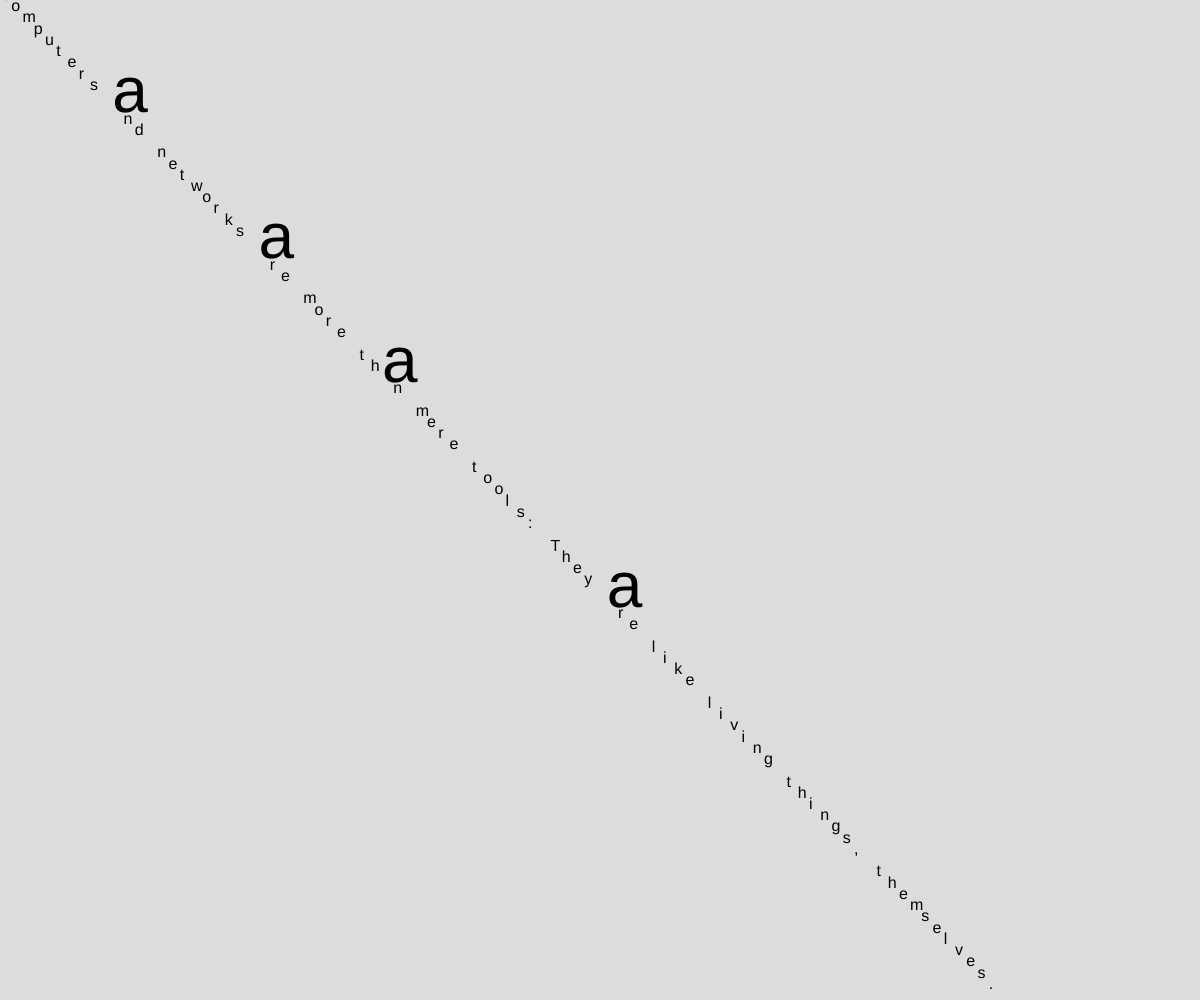
Frame 1 (no input)
Frame 60 (no input): identical to frame 1, image omitted
Frame 120 (the mouse pressed at the canvas centre since frame 60): identical to frame 1, image omitted

The p5.js sketch that drew this single still picture (run headless with seeded random() and noise() and a simulated clock; from frame 60 on, the mouse is pressed at the canvas centre):

// p5.js sketch
// ── sketch.js
// TODO: strings and text
//       iterate letters
//       iterate words

let mString =
  "Computers and networks are more than mere tools: They are like living things, themselves.";

function setup() {
  createCanvas(windowWidth, windowHeight);
  background(220);
  textSize(16);

  print(mString, mString.length, mString.toLowerCase());

  for (let idx = 0; idx < mString.length; idx++) {
    let mChar = mString[idx];
    //let x = random(width);
    //let y = random(height);
    let pos = map(idx,0,mString.length,0,height);
    if(mChar == "a"){
      textSize(64);
    }else{
      textSize(16);
    }
    text(mChar, pos, pos);
  }
  //textAlign(LEFT, TOP);
  //text(mString, 100, 100);
  //rect(100, 100, 200, 100);
}

function draw() {}
